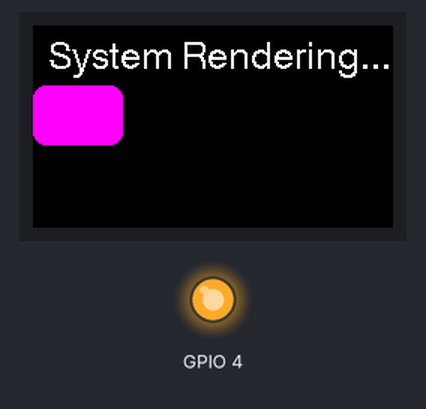
Simulated run of this sketch. Board: ESP32. Parts: 240×135 colour display, output pins drawn as LEDs (lit = HIGH).

Above: at 0.29 s.
At 5.19 s:
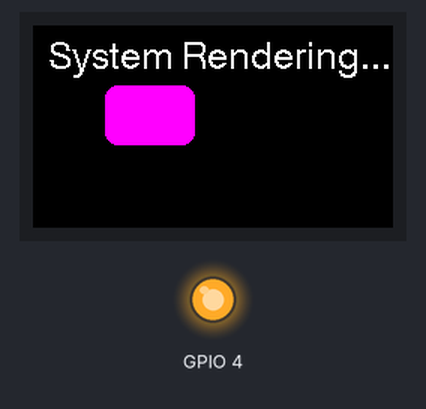
At 10.1 s:
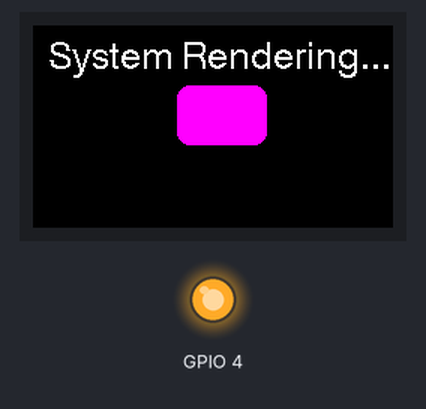
At 20.01 s:
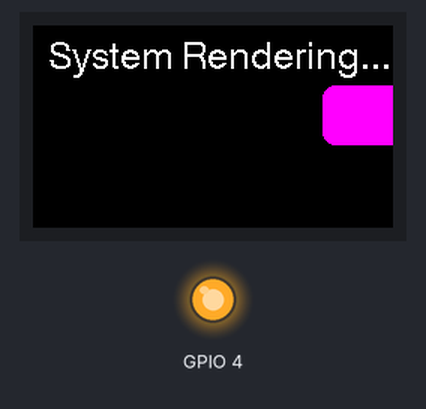
At 24.87 s:
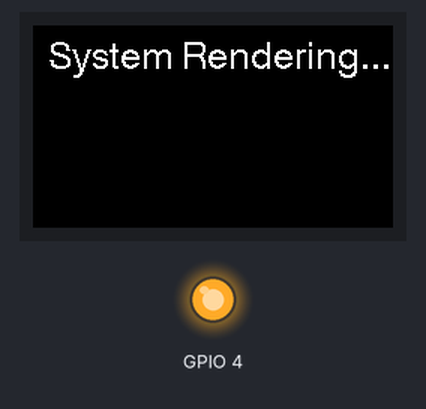
At 39.84 s:
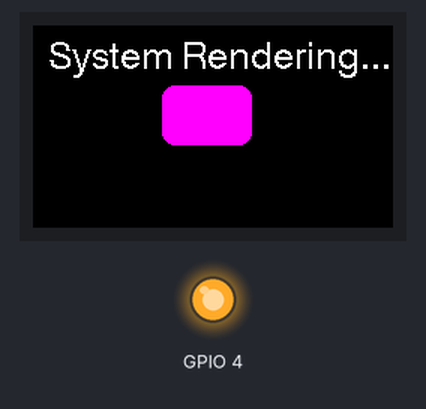

The sketch:

TFT_espEmbedded.ino
```cpp
#include <TFT_eSPI.h>

TFT_eSPI tft = TFT_eSPI();
TFT_eSprite img = TFT_eSprite(&tft); // Create a buffer (Sprite)

void setup() {
  tft.init();
  tft.setRotation(1); // 1 = Landscape

  // Important: Turn on the backlight manually just in case
  pinMode(4, OUTPUT);
  digitalWrite(4, HIGH);

  tft.fillScreen(TFT_BLACK);

  // Create a sprite that matches the screen size (135x240)
  img.createSprite(240, 135);
}

int xPos = 0;

void loop() {
  img.fillSprite(TFT_BLACK); // Clear the buffer

  // Draw something dynamic
  img.fillRoundRect(xPos, 40, 60, 40, 8, TFT_MAGENTA);
  img.setTextColor(TFT_WHITE);
  img.drawString("System Rendering...", 10, 10, 4);

  // Push the buffer to the physical screen
  img.pushSprite(0, 0);

  xPos++;
  if (xPos > 240) xPos = -60;

  delay(5);
}
```
